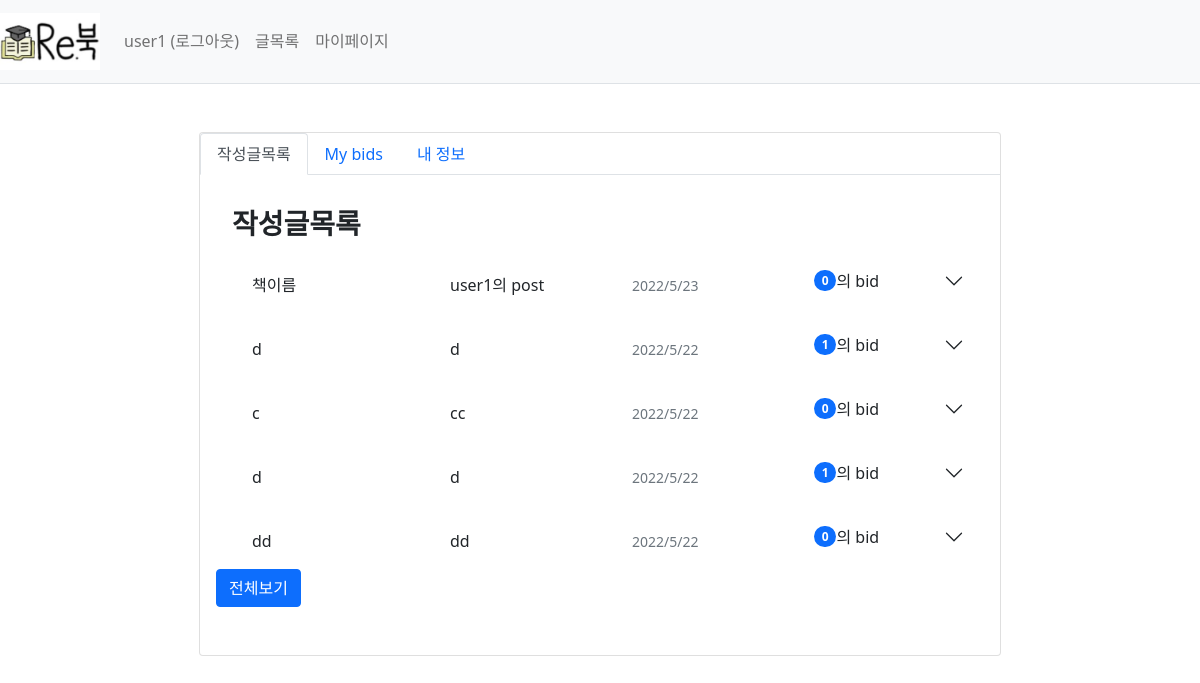
Page /mypage/list (signed in) on the earlier database version.
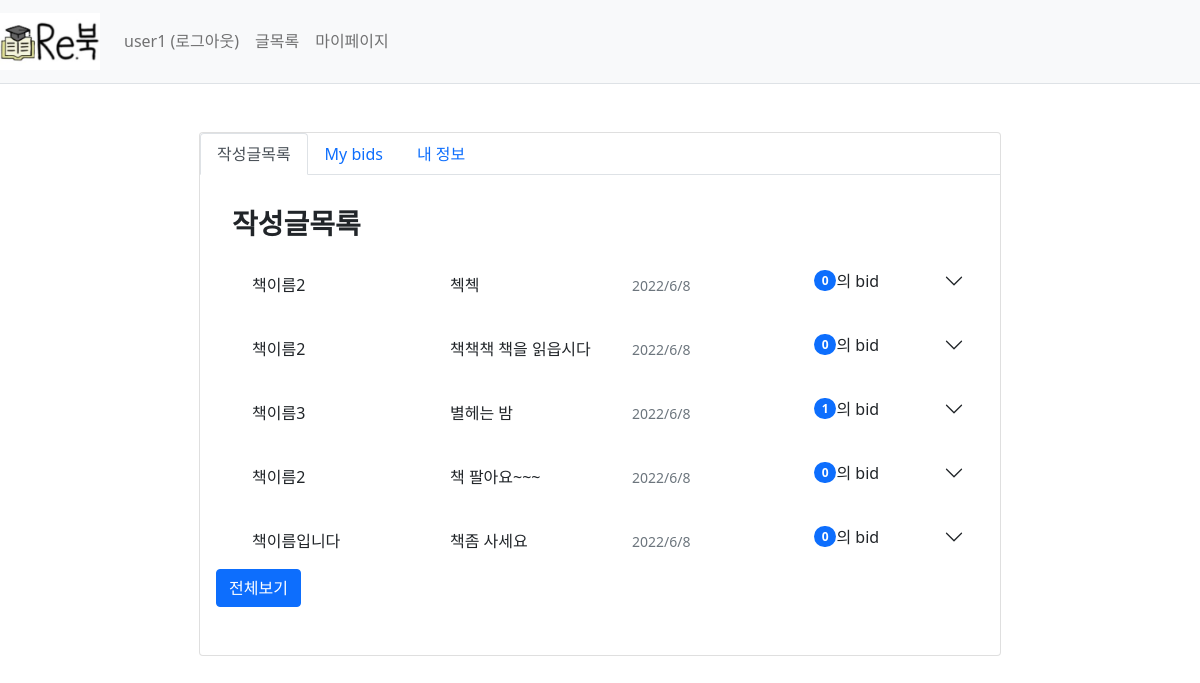
Same page on the later database version.
### webproject/models.py (models this page shows)
class BookInfo(db.Model): # 책 정보
    __tablename__ = 'bookinfo'
    id = db.Column(db.Integer, primary_key=True)
    name = db.Column(db.String(200),nullable=False) #책이름
    author = db.Column(db.String(200),nullable=False) #저자
    school = db.Column(db.String(200),nullable=False) #학교
    department = db.Column(db.String(200),nullable=False) #학과
    price = db.Column(db.Integer, nullable=False)

class Post(db.Model): #판매페이지
    id = db.Column(db.Integer, primary_key=True)
    subject = db.Column(db.String(200), nullable=False)
    content = db.Column(db.Text(),nullable=False)
    isparcel = db.Column(db.Boolean(), nullable=True,server_default='True')  # True: 택배, False: 직거래
    create_date = db.Column(db.DateTime(), nullable=False)
    img_path = db.Column(db.String(), nullable=True, server_default='1')  # 요거는 나중에 추가해보자
    book_info_id = db.Column(db.Integer, db.ForeignKey('bookinfo.id', ondelete='CASCADE'))
    book = db.relationship('BookInfo', backref=db.backref('post_set'))
    user_id = db.Column(db.Integer, db.ForeignKey('user.id', ondelete='CASCADE'), nullable=False)
    user = db.relationship('User', backref=db.backref('post_set'))

### webproject/views/mypage_views.py (the view)
@bp.route('/list')
@login_required
def _list():
    user_id=session.get('user_id')
    post_list = Post.query.filter(Post.user_id==user_id).order_by(Post.create_date.desc())
    reply_list = Reply.query.filter(Reply.user_id==user_id).order_by(Reply.create_date.desc())
    return render_template('mypage/mypage_list.html', post_list=post_list, reply_list=reply_list)

### webproject/views/auth_views.py (called while the page is built)
def login_required(view):
    @functools.wraps(view)
    def wrapped_view(**kwargs):
        if g.user is None:
            return redirect(url_for('auth.login'))
        return view(**kwargs)
    return wrapped_view

@bp.before_app_request
def load_logged_in_user():
    user_id=session.get('user_id')
    if user_id is None:
        g.user = None
    else:
        g.user = User.query.get(user_id)

@bp.before_app_request
def load_logged_in_user():
    user_id=session.get('user_id')
    if user_id is None:
        g.user = None
    else:
        g.user = User.query.get(user_id)

### webproject/templates/mypage/mypage_list.html (shortened to what this page needs)
{% extends 'base.html' %}
{% block content%}
<div class="d-flex justify-content-center mt-5">
    <div class="card">
<nav>
  <div class="nav nav-tabs" id="nav-tab" role="tablist">
    <button class="nav-link active" id="nav-home-tab" data-bs-toggle="tab" data-bs-target="#nav-home" type="button" role="tab" aria-controls="nav-home" aria-selected="true">작성글목록</button>
    <button class="nav-link" id="nav-profile-tab" data-bs-toggle="tab" data-bs-target="#nav-profile" type="button" role="tab" aria-controls="nav-profile" aria-selected="false">My bids</button>
    <button class="nav-link" id="nav-contact-tab" data-bs-toggle="tab" data-bs-target="#nav-contact" type="button" role="tab" aria-controls="nav-contact" aria-selected="false">내 정보</button>
  </div>
</nav>
<div class="tab-content" id="nav-tabContent">
  <div class="tab-pane fade show active" id="nav-home" role="tabpanel" aria-labelledby="nav-home-tab" tabindex="0" style="overflow-y:scroll;">
    <div class="card-body" style="width:50em; height:30em;" >
        <h3 class="mt-3 ms-3"><b>작성글목록</b></h3>
    {%if post_list[0]%}
    {%for i in range(5)%}
    {%if post_list[i]%}
    <div class="accordion accordion-flush" id="accordionFlushExample">
      <div class="accordion-item">
          <button class="accordion-button collapsed" type="button" data-bs-toggle="collapse" data-bs-target="#flush-collapse{{i}}" aria-expanded="false" aria-controls="flush-collapseOne">
                <div class="ms-3 col-md-3 mt-2" style="float:left;">{{post_list[i].book.name}}</div>
                <div class="ms-3 col-md-3 mt-2" style="float:left;">{{post_list[i].subject}}</div>
                <div class="col-md-2 mt-2 col-md-3 " style="float:right;"><small class="text-muted">{{post_list[i].create_date.year}}/{{post_list[i].create_date.month}}/{{post_list[i].create_date.day}}</small></div>
              <span class="badge bg-primary rounded-pill ">{{post_list[i].reply_set|length}}</span>
              <span>의 bid</span>
          </button>
      </div>
    </div>
    {%endif%}
    {%endfor%}
                <a href="{{url_for('mypage.post_all')}}">
                <button class="btn btn-primary" >전체보기</button>
                </a>
    {%else%}
        <p>작성 글이 없습니다</p>
    {%endif%}
    </div>
  </div>
</div>
</div>
</div>
{% endblock %}

Differences in the rows shown:
removed BookInfo: name "책이름"
removed Post: subject "user1의 post", create_date "2022", create_date "5", create_date "23"
removed BookInfo: name "d"
removed Post: subject "d", create_date "2022", create_date "5", create_date "22"
no longer on this page (row edited): BookInfo: name "c"
removed Post: subject "cc", create_date "2022", create_date "5", create_date "22"
no longer on this page (row edited): BookInfo: name "d"
removed Post: subject "d", create_date "2022", create_date "5", create_date "22"
no longer on this page (row edited): BookInfo: name "dd"
removed Post: subject "dd", create_date "2022", create_date "5", create_date "22"
now on this page (row edited): BookInfo: name "책이름2"
now on this page (row edited): Post: subject "첵첵", create_date "2022", create_date "6", create_date "8"
now on this page (row edited): BookInfo: name "책이름2"
now on this page (row edited): Post: subject "책책책 책을 읽읍시다", create_date "2022", create_date "6", create_date "8"
now on this page (row edited): BookInfo: name "책이름3"
now on this page (row edited): Post: subject "별헤는 밤", create_date "2022", create_date "6", create_date "8"
now on this page (row edited): BookInfo: name "책이름2"
now on this page (row edited): Post: subject "책 팔아요~~~", create_date "2022", create_date "6", create_date "8"
now on this page (row edited): BookInfo: name "책이름입니다"
now on this page (row edited): Post: subject "책좀 사세요", create_date "2022", create_date "6", create_date "8"
Other differences:
new list line: "/ / 0 의 bid"
new list line: "/ / 1 의 bid"
list line gone: "/ / 0 의 bid"
list line gone: "/ / 1 의 bid"
